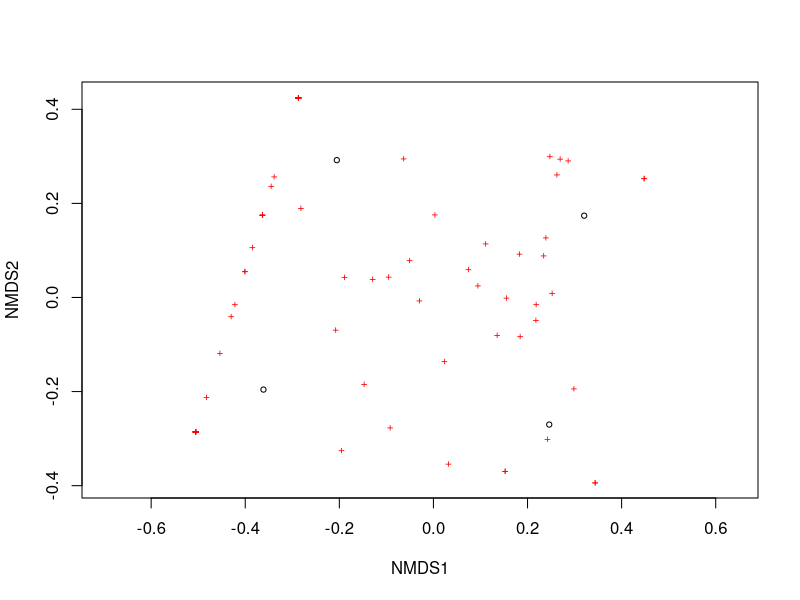
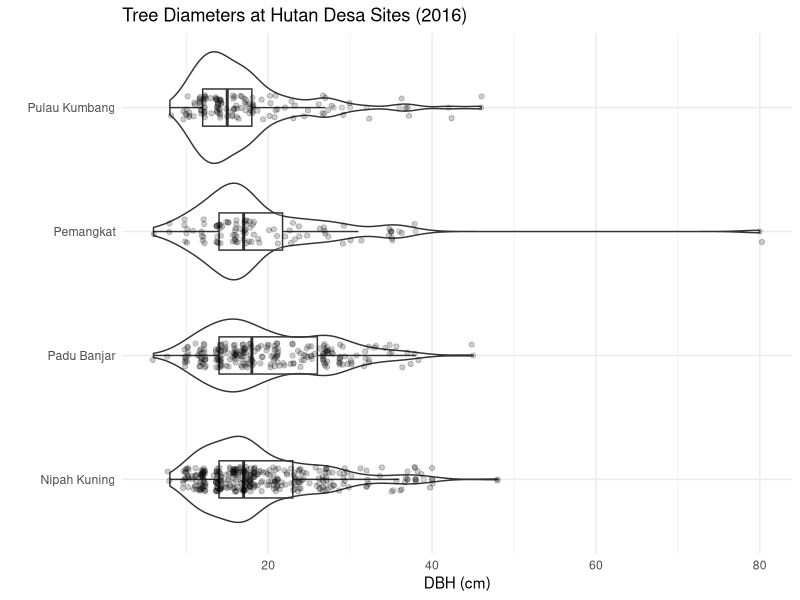
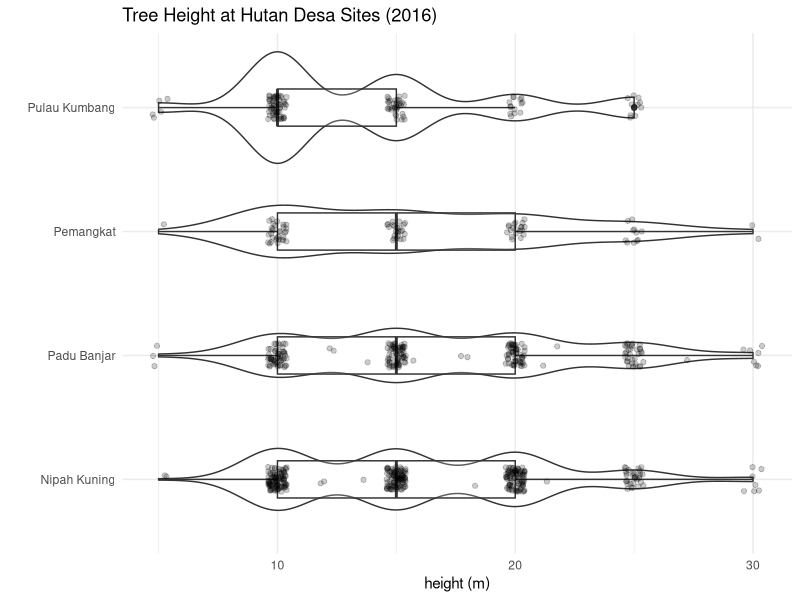

Reproduce these figures in R, in order.
######### vegetation data for Hutan Desa (HD) sites ###########
library(tidyverse)
library(vegan)

#reading in vegetation data from 2016 HD survey 
v <- read.csv(file = "Veg_2016.csv", header = TRUE, na.strings = c("", " "))
head(v)

#it looks like all stems except 34 were ID'd to the species level
table(is.na(v$Species))

#only one stem did not have an ID to the genus level
table(is.na(v$Genus))

#creating a column for Latin Binomial for rows that have both Genus and Species ID's
v$scientific.name <- ifelse(!is.na(v$Genus) & !is.na(v$Species), 
                            paste(v$Genus, v$Species, sep = " "), 
                            NA)

########################################################################################################
###### VEGETATION DIVERSITY ######

#table showing observations of species by HD site
species_table <- v %>%
  group_by(Location, scientific.name) %>%
  filter(!is.na(scientific.name)) %>%
  summarise(count = n()) %>%
  pivot_wider(names_from = Location, values_from = count, values_fill = 0) %>%
  arrange(desc(`Nipah Kuning`))

print(species_table, n = nrow(species_table))  

#similar table showing observations by genera
genus_table <- v %>%
  group_by(Location, Genus) %>%
  filter(!is.na(Genus)) %>%
  summarise(count = n()) %>%
  pivot_wider(names_from = Location, values_from = count, values_fill = 0) %>%
  arrange(desc(`Nipah Kuning`))

print(genus_table, n = nrow(genus_table))  


#comparing vegetation composition and diversity by site
# Calculate species richness by site
species_richness <- v %>%
  group_by(Location) %>%
  summarise(SpeciesRichness = length(unique(scientific.name))) %>%
  arrange(desc(SpeciesRichness))

# Calculate Shannon diversity index by site
shannon_index <- diversity(table(v$Location, v$scientific.name), index = "shannon")
shannon_index <- rownames_to_column(as.data.frame(shannon_index), var = "Location")

# Calculate Simpson diversity index by site
simpson_index <- diversity(table(v$Location, v$scientific.name), index = "simpson")
simpson_index <- rownames_to_column(as.data.frame(simpson_index), var = "Location")

#create summary table
veg_summary <- merge(species_richness, shannon_index, by = "Location")
veg_summary <- merge(veg_summary, simpson_index, by = "Location")
veg_summary


#ordination analysis
t1 <- v %>%
  group_by(Location, scientific.name) %>%
  filter(!is.na(scientific.name)) %>%
  summarise(count = n()) %>%
  pivot_wider(names_from = scientific.name, values_from = count, values_fill = 0)

MDS1 <- metaMDS(t1[,-1])
ordiplot(MDS1, type = "points")

########################################################################################################
###### STRUCTURAL DIFFERENCES ######

#I'm not sure if I'll use this data much, so just visually assessing things for now

#comparing DBH across sites - no obvious difference here, minus the one outlier in Pemangkat
ggplot(v, aes(x = DBH, y = Location)) +
  geom_violin() + 
  geom_boxplot(width=0.3, alpha=0.2) +
  geom_jitter(height = .1, alpha = 0.2) + 
  labs(title = "Tree Diameters at Hutan Desa Sites (2016)",
       x = "DBH (cm)", y = "") +
  theme_minimal()

#comparing tree height across sites
ggplot(v, aes(x = Tree.Height, y = Location)) +
  geom_violin() + 
  geom_boxplot(width=0.3, alpha=0.2) +
  geom_jitter(height = .1, alpha = 0.2) + 
  labs(title = "Tree Height at Hutan Desa Sites (2016)",
       x = "height (m)", y = "") +
  theme_minimal()
